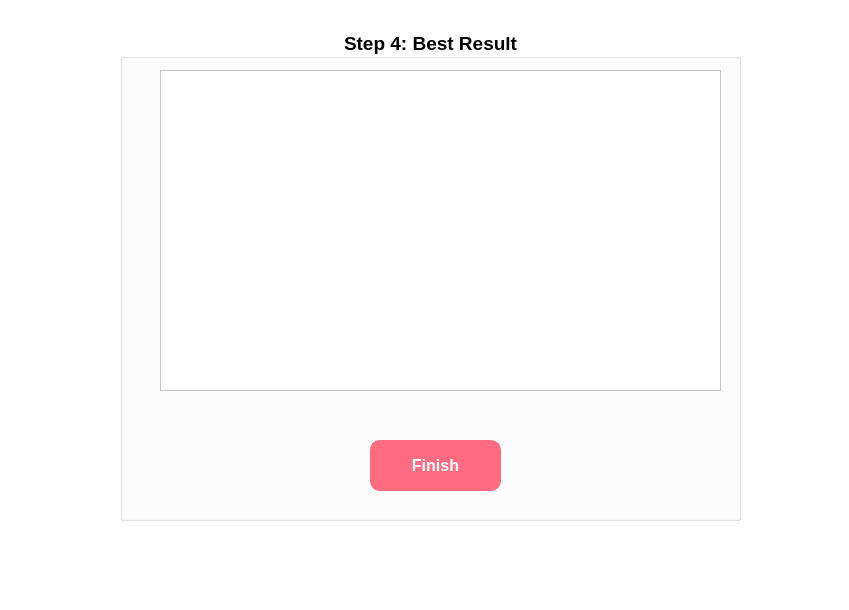
<?xml version="1.0" encoding="UTF-8"?>
<ui version="4.0">
 <class>UIKnapsack</class>
 <widget class="QMainWindow" name="UIKnapsack">
  <property name="geometry">
   <rect>
    <x>0</x>
    <y>0</y>
    <width>849</width>
    <height>610</height>
   </rect>
  </property>
  <property name="windowTitle">
   <string>Knapsack using Genetic Algorithm</string>
  </property>
  <property name="styleSheet">
   <string notr="true">background: white</string>
  </property>
  <widget class="QWidget" name="centralwidget">
   <widget class="QGroupBox" name="grSelection">
    <property name="geometry">
     <rect>
      <x>160</x>
      <y>100</y>
      <width>531</width>
      <height>271</height>
     </rect>
    </property>
    <property name="font">
     <font>
      <family>Segoe UI</family>
      <pointsize>14</pointsize>
      <weight>75</weight>
      <bold>true</bold>
     </font>
    </property>
    <property name="cursor">
     <cursorShape>ArrowCursor</cursorShape>
    </property>
    <property name="autoFillBackground">
     <bool>false</bool>
    </property>
    <property name="styleSheet">
     <string notr="true">QGroupBox#grSelection {
    border: 1px solid gray;
    border-radius: 10px;
	background: white;
	font-weight: bold;
}
</string>
    </property>
    <property name="title">
     <string>Step 1: Choose your expression</string>
    </property>
    <property name="alignment">
     <set>Qt::AlignHCenter|Qt::AlignTop</set>
    </property>
    <property name="flat">
     <bool>false</bool>
    </property>
    <widget class="QRadioButton" name="rdAuto">
     <property name="geometry">
      <rect>
       <x>140</x>
       <y>60</y>
       <width>231</width>
       <height>41</height>
      </rect>
     </property>
     <property name="font">
      <font>
       <family>Segoe UI</family>
       <pointsize>12</pointsize>
       <weight>50</weight>
       <bold>false</bold>
      </font>
     </property>
     <property name="statusTip">
      <string/>
     </property>
     <property name="text">
      <string>Auto Generate Items</string>
     </property>
    </widget>
    <widget class="QRadioButton" name="rdCustomize">
     <property name="enabled">
      <bool>true</bool>
     </property>
     <property name="geometry">
      <rect>
       <x>140</x>
       <y>110</y>
       <width>201</width>
       <height>41</height>
      </rect>
     </property>
     <property name="font">
      <font>
       <family>Segoe UI</family>
       <pointsize>12</pointsize>
       <weight>50</weight>
       <bold>false</bold>
      </font>
     </property>
     <property name="mouseTracking">
      <bool>true</bool>
     </property>
     <property name="text">
      <string>Customize Items</string>
     </property>
     <property name="iconSize">
      <size>
       <width>17</width>
       <height>17</height>
      </size>
     </property>
    </widget>
    <widget class="QPushButton" name="btnNextStep2">
     <property name="geometry">
      <rect>
       <x>190</x>
       <y>180</y>
       <width>131</width>
       <height>51</height>
      </rect>
     </property>
     <property name="font">
      <font>
       <family>Segoe UI</family>
       <pointsize>12</pointsize>
       <weight>75</weight>
       <bold>true</bold>
      </font>
     </property>
     <property name="cursor">
      <cursorShape>PointingHandCursor</cursorShape>
     </property>
     <property name="styleSheet">
      <string notr="true">QPushButton#btnNextStep2 {
border: 1px solid #FF6B81;
border-radius: 10px;
background: #FF6B81;
color: white;
font-weight: bold;
}

QPushButton#btnNextStep2:hover {
    border: 1px solid #FF6B81; 
    background: white;
    color: #FF6B81; 
}
QPushButton#btnNextStep2:pressed {
    background: #FF6B81;
    color: white; 
}</string>
     </property>
     <property name="text">
      <string>Next</string>
     </property>
     <property name="default">
      <bool>false</bool>
     </property>
     <property name="flat">
      <bool>false</bool>
     </property>
    </widget>
   </widget>
   <widget class="QGroupBox" name="grCreateItemsAuto">
    <property name="geometry">
     <rect>
      <x>120</x>
      <y>30</y>
      <width>621</width>
      <height>491</height>
     </rect>
    </property>
    <property name="font">
     <font>
      <family>Segoe UI</family>
      <pointsize>14</pointsize>
      <weight>75</weight>
      <bold>true</bold>
     </font>
    </property>
    <property name="cursor">
     <cursorShape>ArrowCursor</cursorShape>
    </property>
    <property name="autoFillBackground">
     <bool>false</bool>
    </property>
    <property name="styleSheet">
     <string notr="true"/>
    </property>
    <property name="title">
     <string>Step 3: Create Items</string>
    </property>
    <property name="alignment">
     <set>Qt::AlignHCenter|Qt::AlignTop</set>
    </property>
    <property name="flat">
     <bool>false</bool>
    </property>
    <widget class="QPushButton" name="btnNextStep4">
     <property name="geometry">
      <rect>
       <x>330</x>
       <y>410</y>
       <width>131</width>
       <height>51</height>
      </rect>
     </property>
     <property name="font">
      <font>
       <family>Segoe UI</family>
       <pointsize>12</pointsize>
       <weight>75</weight>
       <bold>true</bold>
      </font>
     </property>
     <property name="cursor">
      <cursorShape>PointingHandCursor</cursorShape>
     </property>
     <property name="styleSheet">
      <string notr="true">QPushButton#btnNextStep4 {
border: 1px solid #FF6B81;
border-radius: 10px;
background: #FF6B81;
color: white;
font-weight: bold;
}

QPushButton#btnNextStep4:hover {
    border: 1px solid #FF6B81; 
    background: white;
    color: #FF6B81; 
}
QPushButton#btnNextStep4:pressed {
    background: #FF6B81;
    color: white; 
}</string>
     </property>
     <property name="text">
      <string>Next</string>
     </property>
     <property name="default">
      <bool>false</bool>
     </property>
     <property name="flat">
      <bool>false</bool>
     </property>
    </widget>
    <widget class="QPushButton" name="btnBackStep2">
     <property name="geometry">
      <rect>
       <x>170</x>
       <y>410</y>
       <width>131</width>
       <height>51</height>
      </rect>
     </property>
     <property name="font">
      <font>
       <family>Segoe UI</family>
       <pointsize>12</pointsize>
       <weight>75</weight>
       <bold>true</bold>
      </font>
     </property>
     <property name="cursor">
      <cursorShape>PointingHandCursor</cursorShape>
     </property>
     <property name="styleSheet">
      <string notr="true">QPushButton#btnBackStep2 {
border: 1px solid #D9D9D9;
border-radius: 10px;
background: #D9D9D9;
color: black;
font-weight: bold;
}

QPushButton#btnBackStep2:hover {
    border: 1px solid #FF6B81; 
    background: black;
    color: #FF6B81; 
}
QPushButton#btnBackStep2:pressed {
    background: #FF6B81;
    color: black; 
}</string>
     </property>
     <property name="text">
      <string>Back</string>
     </property>
     <property name="default">
      <bool>false</bool>
     </property>
     <property name="flat">
      <bool>false</bool>
     </property>
    </widget>
    <widget class="QListWidget" name="listItems">
     <property name="geometry">
      <rect>
       <x>30</x>
       <y>50</y>
       <width>561</width>
       <height>321</height>
      </rect>
     </property>
     <property name="frameShape">
      <enum>QFrame::StyledPanel</enum>
     </property>
    </widget>
    <widget class="QGroupBox" name="groupBox">
     <property name="geometry">
      <rect>
       <x>0</x>
       <y>0</y>
       <width>621</width>
       <height>491</height>
      </rect>
     </property>
     <property name="font">
      <font>
       <family>Segoe UI</family>
       <pointsize>14</pointsize>
       <weight>75</weight>
       <bold>true</bold>
      </font>
     </property>
     <property name="title">
      <string>Step 4: Best Result</string>
     </property>
     <property name="alignment">
      <set>Qt::AlignCenter</set>
     </property>
     <widget class="QListWidget" name="listResult">
      <property name="geometry">
       <rect>
        <x>40</x>
        <y>40</y>
        <width>561</width>
        <height>321</height>
       </rect>
      </property>
      <property name="frameShape">
       <enum>QFrame::StyledPanel</enum>
      </property>
     </widget>
     <widget class="QPushButton" name="btnFinish">
      <property name="geometry">
       <rect>
        <x>250</x>
        <y>410</y>
        <width>131</width>
        <height>51</height>
       </rect>
      </property>
      <property name="font">
       <font>
        <family>Segoe UI</family>
        <pointsize>12</pointsize>
        <weight>75</weight>
        <bold>true</bold>
       </font>
      </property>
      <property name="cursor">
       <cursorShape>PointingHandCursor</cursorShape>
      </property>
      <property name="styleSheet">
       <string notr="true">QPushButton#btnFinish {
border: 1px solid #FF6B81;
border-radius: 10px;
background: #FF6B81;
color: white;
font-weight: bold;
}

QPushButton#btnFinish:hover {
    border: 1px solid #FF6B81; 
    background: white;
    color: #FF6B81; 
}
QPushButton#btnFinish:pressed {
    background: #FF6B81;
    color: white; 
}</string>
      </property>
      <property name="text">
       <string>Finish</string>
      </property>
      <property name="default">
       <bool>false</bool>
      </property>
      <property name="flat">
       <bool>false</bool>
      </property>
     </widget>
    </widget>
   </widget>
   <widget class="QGroupBox" name="grNumberItems">
    <property name="geometry">
     <rect>
      <x>150</x>
      <y>80</y>
      <width>561</width>
      <height>321</height>
     </rect>
    </property>
    <property name="font">
     <font>
      <family>Segoe UI</family>
      <pointsize>14</pointsize>
      <weight>75</weight>
      <bold>true</bold>
     </font>
    </property>
    <property name="cursor">
     <cursorShape>ArrowCursor</cursorShape>
    </property>
    <property name="autoFillBackground">
     <bool>false</bool>
    </property>
    <property name="styleSheet">
     <string notr="true">QGroupBox#grNumberItems {
    border: 1px solid gray;
    border-radius: 10px;
	background: white;
	font-weight: bold;
}
</string>
    </property>
    <property name="title">
     <string>Step 2: Define some parameters</string>
    </property>
    <property name="alignment">
     <set>Qt::AlignHCenter|Qt::AlignTop</set>
    </property>
    <property name="flat">
     <bool>false</bool>
    </property>
    <widget class="QPushButton" name="btnNextStep3">
     <property name="geometry">
      <rect>
       <x>290</x>
       <y>240</y>
       <width>131</width>
       <height>51</height>
      </rect>
     </property>
     <property name="font">
      <font>
       <family>Segoe UI</family>
       <pointsize>12</pointsize>
       <weight>75</weight>
       <bold>true</bold>
      </font>
     </property>
     <property name="cursor">
      <cursorShape>PointingHandCursor</cursorShape>
     </property>
     <property name="styleSheet">
      <string notr="true">QPushButton#btnNextStep3 {
border: 1px solid #FF6B81;
border-radius: 10px;
background: #FF6B81;
color: white;
font-weight: bold;
}

QPushButton#btnNextStep3:hover {
    border: 1px solid #FF6B81; 
    background: white;
    color: #FF6B81; 
}
QPushButton#btnNextStep3:pressed {
    background: #FF6B81;
    color: white; 
}</string>
     </property>
     <property name="text">
      <string>Next</string>
     </property>
     <property name="default">
      <bool>false</bool>
     </property>
     <property name="flat">
      <bool>false</bool>
     </property>
    </widget>
    <widget class="QPushButton" name="btnBackStep1">
     <property name="geometry">
      <rect>
       <x>130</x>
       <y>240</y>
       <width>131</width>
       <height>51</height>
      </rect>
     </property>
     <property name="font">
      <font>
       <family>Segoe UI</family>
       <pointsize>12</pointsize>
       <weight>75</weight>
       <bold>true</bold>
      </font>
     </property>
     <property name="cursor">
      <cursorShape>PointingHandCursor</cursorShape>
     </property>
     <property name="styleSheet">
      <string notr="true">QPushButton#btnBackStep1 {
border: 1px solid #D9D9D9;
border-radius: 10px;
background: #D9D9D9;
color: black;
font-weight: bold;
}

QPushButton#btnBackStep1:hover {
    border: 1px solid #FF6B81; 
    background: black;
    color: #FF6B81; 
}
QPushButton#btnBackStep1:pressed {
    background: #FF6B81;
    color: black; 
}</string>
     </property>
     <property name="text">
      <string>Back</string>
     </property>
     <property name="default">
      <bool>false</bool>
     </property>
     <property name="flat">
      <bool>false</bool>
     </property>
    </widget>
    <widget class="QSpinBox" name="spinQuantity">
     <property name="geometry">
      <rect>
       <x>290</x>
       <y>80</y>
       <width>81</width>
       <height>41</height>
      </rect>
     </property>
     <property name="font">
      <font>
       <family>Segoe UI</family>
       <pointsize>12</pointsize>
      </font>
     </property>
    </widget>
    <widget class="QLabel" name="label">
     <property name="geometry">
      <rect>
       <x>180</x>
       <y>90</y>
       <width>81</width>
       <height>31</height>
      </rect>
     </property>
     <property name="font">
      <font>
       <family>Segoe UI</family>
       <pointsize>12</pointsize>
      </font>
     </property>
     <property name="text">
      <string>Quantity:</string>
     </property>
    </widget>
    <widget class="QLabel" name="label_2">
     <property name="geometry">
      <rect>
       <x>180</x>
       <y>160</y>
       <width>81</width>
       <height>31</height>
      </rect>
     </property>
     <property name="font">
      <font>
       <family>Segoe UI</family>
       <pointsize>12</pointsize>
      </font>
     </property>
     <property name="text">
      <string>Weight:</string>
     </property>
    </widget>
    <widget class="QSpinBox" name="spinTotalWeight">
     <property name="geometry">
      <rect>
       <x>290</x>
       <y>160</y>
       <width>81</width>
       <height>41</height>
      </rect>
     </property>
     <property name="font">
      <font>
       <family>Segoe UI</family>
       <pointsize>12</pointsize>
      </font>
     </property>
    </widget>
   </widget>
   <zorder>grSelection</zorder>
   <zorder>grNumberItems</zorder>
   <zorder>grCreateItemsAuto</zorder>
  </widget>
  <widget class="QMenuBar" name="menubar">
   <property name="geometry">
    <rect>
     <x>0</x>
     <y>0</y>
     <width>849</width>
     <height>26</height>
    </rect>
   </property>
  </widget>
  <widget class="QStatusBar" name="statusbar"/>
 </widget>
 <resources/>
 <connections/>
</ui>
